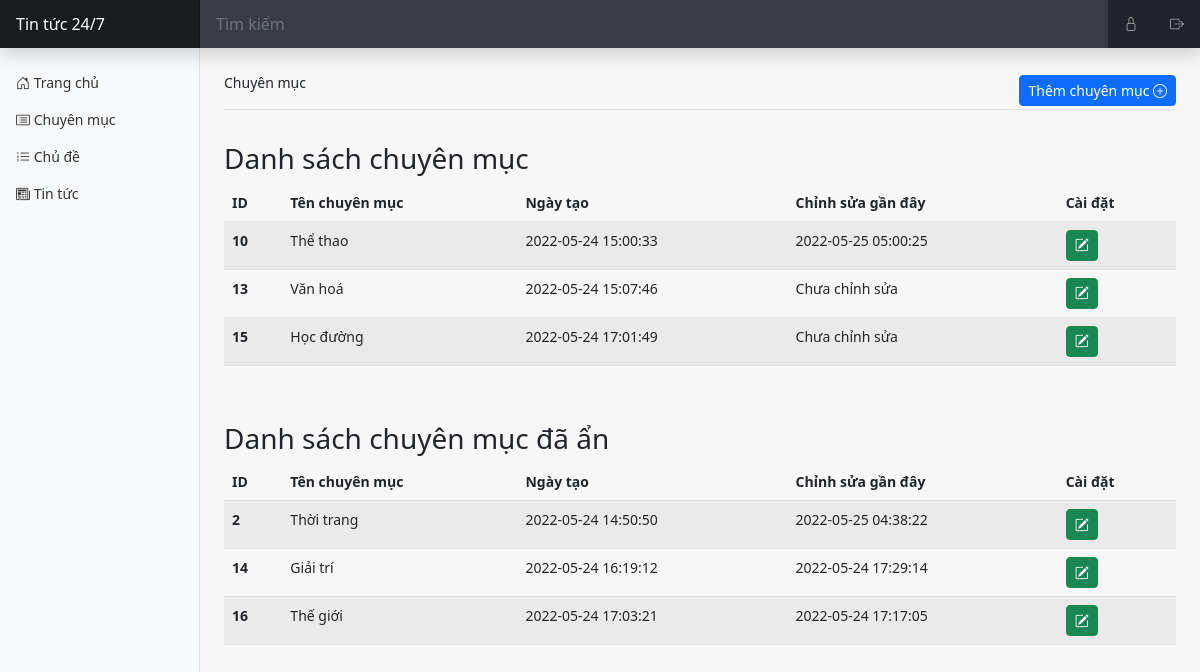
The app's page /admin/category.php (signed in) with its own data.
### tables this page shows
CREATE TABLE `categories` (
  `id` int(11) NOT NULL,
  `name` varchar(50) NOT NULL,
  `is_active` tinyint(10) NOT NULL,
  `created_at` timestamp NOT NULL DEFAULT current_timestamp(),
  `updated_at` timestamp NULL DEFAULT NULL ON UPDATE current_timestamp()
);

### admin/category.php (the view, shortened to what this page needs)
<?php
    include('../database/conn.php');
?>
<!DOCTYPE html>
<html lang="en">
<head>
    <link href="https://cdn.jsdelivr.net/npm/bootstrap@5.2.0-beta1/dist/css/bootstrap.min.css" rel="stylesheet">
    <link rel="stylesheet" href="https://cdn.jsdelivr.net/npm/bootstrap-icons@1.8.2/font/bootstrap-icons.css">
    <link href="../public/css/style.css" rel="stylesheet">
</head>
<body>
    <?php include('components/header.php'); ?>
    <div class="container-fluid">
        <div class="row">
            <?php include('components/sidebar.php'); ?>
            <main class="col-md-9 ms-sm-auto col-lg-10 px-md-4">
                <div class="d-flex justify-content-between flex-wrap flex-md-nowrap align-items-center pt-4 mb-3 border-bottom">
                    <nav aria-label="breadcrumb">
                        <ol class="breadcrumb">
                            <li class="breadcrumb-item" aria-current="page">
                            Chuyên mục
                            </li>
                        </ol>
                    </nav>
                    <div class="btn-toolbar mb-2 mb-md-0">
                        <a href="add-category.php" type="button" class="btn btn-sm btn-primary">
                            Thêm chuyên mục
                            <i class="bi bi-plus-circle"></i>
                        </a>
                    </div>
                </div>
                <div class="pt-3 pb-2 mb-3">
                    <h3>Danh sách chuyên mục</h3>
                    <table class="table table-striped">
                        <thead>
                            <tr>
                                <th scope="col">ID</th>
                                <th scope="col">Tên chuyên mục</th>
                                <th scope="col">Ngày tạo</th>
                                <th scope="col">Chỉnh sửa gần đây</th>
                                <th scope="col">Cài đặt</th>
                            </tr>
                        </thead>
                        <tbody>
                            <?php
                                $sql = "SELECT id,name,created_at,updated_at FROM categories WHERE is_active = 1";
                                $result = $conn->query($sql);
                                if($result->num_rows > 0){
                                    while($row = $result->fetch_assoc()){
                            ?>
                            <tr>
                                <th><?= $row['id'] ?></th>
                                <td><?= $row['name'] ?></td>
                                <td><?= $row['created_at'] ?></td>
                                <td><?= isset($row['updated_at']) ? $row['updated_at'] : 'Chưa chỉnh sửa' ?></td>
                                <td>
                                    <a href="edit-category.php?id=<?= $row['id'] ?>" type="button" class="btn btn-sm btn-success">
                                        <i class="bi bi-pencil-square"></i>
                                    </a>
                                </td>
                            </tr>
                            <?php
                                    }
                                }
                                else {
                            ?>
                                <td colspan="5" style="text-align: center">No data available</td>
                            <?php
                                }
                            ?>
                        </tbody>
                    </table>
                </div>
                <div class="pt-3 pb-2 mb-3">
                    <h3>Danh sách chuyên mục đã ẩn</h3>
                    <table class="table table-striped">
                        <thead>
                            <tr>
                                <th scope="col">ID</th>
                                <th scope="col">Tên chuyên mục</th>
                                <th scope="col">Ngày tạo</th>
                                <th scope="col">Chỉnh sửa gần đây</th>
                                <th scope="col">Cài đặt</th>
                            </tr>
                        </thead>
                        <tbody>
                            <?php
                                $sql = "SELECT id,name,created_at,updated_at FROM categories WHERE is_active = 0";
                                $result= $conn->query($sql);
                                if($result->num_rows > 0){
                                    while($row = $result->fetch_assoc()){
                            ?>
                            <tr>
                                <th><?= $row['id'] ?></th>
                                <td><?= $row['name'] ?></td>
                                <td><?= $row['created_at'] ?></td>
                                <td><?= isset($row['updated_at']) ? $row['updated_at'] : 'Chưa chỉnh sửa' ?></td>
                                <td>
                                    <a href="edit-category.php?id=<?= $row['id'] ?>" type="button" class="btn btn-sm btn-success">
                                        <i class="bi bi-pencil-square"></i>
                                    </a>
                                </td>
                            </tr>
                            <?php
                                    }
                                }
                                else {
                            ?>
                                <td colspan="5" style="text-align: center">No data available</td>
                            <?php
                                }
                            ?>
                        </tbody>
                    </table>
                </div>
            </main>
        </div>
    </div>
</body>
</html>

### admin/components/header.php (shortened to what this page needs)
<header class="navbar navbar-dark sticky-top bg-dark flex-md-nowrap p-0 shadow">
    <a class="navbar-brand col-md-3 col-lg-2 me-0 px-3" href="index.php">Tin tức 24/7</a>
    <input class="form-control form-control-dark w-100 rounded-0 border-0" type="text" placeholder="Tìm kiếm" aria-label="Search">
    <div class="navbar-nav">
        <div class="nav-item text-nowrap">
            <a class="nav-link px-3" href="change-pass.php?id=<?= $_SESSION["login"] ?>"><i class="bi bi-lock"></i></a>
        </div>
    </div>
    <div class="navbar-nav">
        <div class="nav-item text-nowrap">
            <a class="nav-link px-3" href="logout.php"><i class="bi bi-box-arrow-right"></i></a>
        </div>
    </div>
</header>

### admin/components/sidebar.php
<nav id="sidebarMenu" class="col-md-3 col-lg-2 d-md-block bg-light sidebar collapse">
    <div class="position-sticky pt-3">
        <ul class="nav flex-column">
            <li class="nav-item">
                <a class="nav-link" href="index.php">
                    <i class="bi bi-house-door"></i> Trang chủ
                </a>
            </li>
            <li class="nav-item">
                <a class="nav-link" href="category.php">
                    <i class="bi bi-card-list"></i> Chuyên mục
                </a>
            </li>
            <li class="nav-item">
                <a class="nav-link" href="subcategory.php">
                    <i class="bi bi-list-ol"></i> Chủ đề
                </a>
            </li>
            <li class="nav-item">
                <a class="nav-link" href="article.php">
                    <i class="bi bi-newspaper"></i> Tin tức
                </a>
            </li>
        </ul>
    </div>
</nav>

### public/css/style.css (style rules this page uses)
body { font-size: .875rem; background-color: #F7F7F7; }
.sidebar { position: fixed; top: 0; bottom: 0; left: 0; z-index: 100; padding: 48px 0 0; box-shadow: inset -1px 0 0 rgba(0, 0, 0, .1); }
.sidebar .nav-link { font-weight: 500; color: #333; }
.navbar-brand { padding-top: .75rem; padding-bottom: .75rem; font-size: 1rem; background-color: rgba(0, 0, 0, .25); box-shadow: inset -1px 0 0 rgba(0, 0, 0, .25); }
.navbar .form-control { padding: .75rem 1rem; border-width: 0; border-radius: 0; }
.form-control-dark { color: #fff; background-color: rgba(255, 255, 255, .1); border-color: rgba(255, 255, 255, .1); }

### records on screen
categories: id "10", name "Thể thao", created_at "2022-05-24 15:00:33", updated_at "2022-05-25 05:00:25"
categories: id "13", name "Văn hoá", created_at "2022-05-24 15:07:46", shows "Chưa chỉnh sửa"
categories: id "15", name "Học đường", created_at "2022-05-24 17:01:49", shows "Chưa chỉnh sửa"
categories: id "2", name "Thời trang", created_at "2022-05-24 14:50:50", updated_at "2022-05-25 04:38:22"
categories: id "14", name "Giải trí", created_at "2022-05-24 16:19:12", updated_at "2022-05-24 17:29:14"
categories: id "16", name "Thế giới", created_at "2022-05-24 17:03:21", updated_at "2022-05-24 17:17:05"
